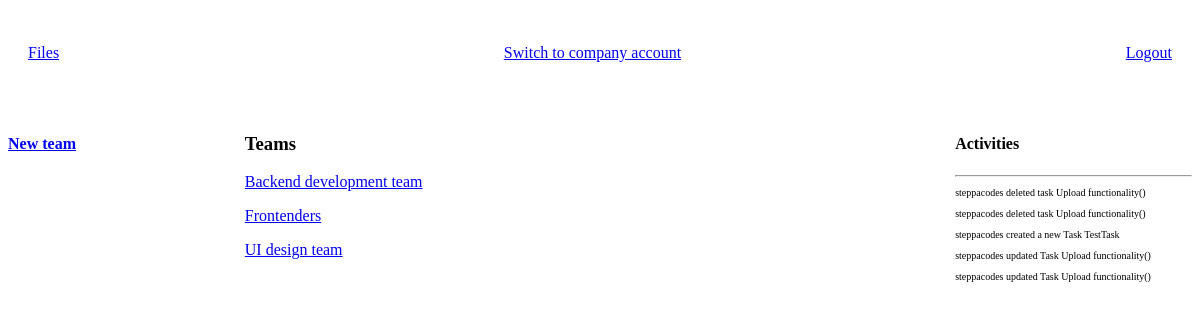
The page /teams/1 on the database as committed earlier.
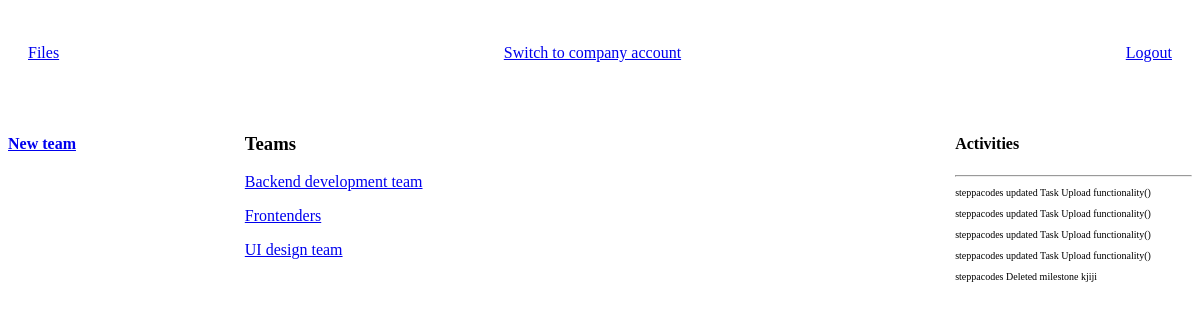
The same page on the database as committed later.
### manager/models.py (models this page shows, shortened)
class Team(models.Model):
    name = models.CharField(max_length=200)
    company = models.ForeignKey(Company, on_delete=models.CASCADE, default='')
    head = models.OneToOneField("Worker", default= None ,related_name="head",on_delete=models.SET_NULL, null=True, blank=True)
    updated_by = models.ForeignKey(CostumUser, related_name="update_team", on_delete=models.CASCADE, null=True, blank=True)
    class Meta:
        verbose_name = "Team"
        verbose_name_plural = "Teams"

### project_manager/models.py (models this page shows, shortened)
class Data(models.Model):
    name = models.CharField(max_length=200, default =None, null=True,blank=True)
    user = models.ForeignKey(CostumUser, on_delete=models.CASCADE,null=True,blank=True)
    project = models.ForeignKey(Project, on_delete=models.SET_NULL, null=True, blank=True)
    milestone = models.ForeignKey(MileStone, on_delete=models.SET_NULL, null=True, blank=True)
    team = models.ForeignKey(Team, on_delete=models.SET_NULL, null=True,blank=True,default=None)
    task = models.ForeignKey(Task, on_delete=models.SET_NULL, null=True, blank=True)
    company = models.ForeignKey(Company,null=True,blank=True, on_delete=models.CASCADE)
    class Meta:
        abstract = True

class Activity(Data):
    message = models.CharField(max_length=2000, default= "New Activity")
    created_at = models.DateTimeField(auto_now_add=True)
    class Meta:
        ordering = ['-created_at']
        verbose_name = "Activity"
        verbose_name_plural = "Activities"

### users/models.py (models this page shows)
class CostumUser(AbstractUser):
    in_company = models.BooleanField(default=False)

### manager/views.py (the view)
# urls.py: path('teams/<str:id>', teams,name='teams'),
def teams(request,id):
    company = Company.objects.get(id=id)
    teams = company.team_set.all()
    activities = company.activity_set.all()[:5]
    context = {'teams': teams,
               'activities':activities
               }
    return render(request,'manager/teams.html', context)

### manager/templates/manager/teams.html (shortened to what this page needs)
{% extends 'base.html' %}
{% block content %}
<div class='teams-container'>
    <div>
        <h4><a href="{% url 'create-team' %}">New team</a></h4>
    </div>
    <div>
        <h3>Teams</h3>
        {% for team in teams %}
            <p><a href="{% url 'team-dashboard' team.id %}">{{team.name}}</a></p>
        {% endfor %}
    </div>
    <div>
        <div>
            <h4>Activities</h4><hr>
            {% include 'manager/activities.html' %}
        </div>
    </div>
</div>
{% endblock %}

### templates/base.html (shortened to what this page needs)
{% load static %}
<html lang="en">
    <head>
    </head>
    <body>
        <ul style='display: flex ; justify-content : space-between ; list-style-type: none ;padding:20px;'>
            <li><p><a href='{% url "files" %}'>Files</a></p> </li>
            <li><p><a href='{% url "switch-account" %}'>
                {% if request.user.in_company %}
                    Switch to personal account
                {% else %}
                    Switch to company account
                {% endif %}
            </a></p> </li>
            <li><p><a href='{% url "logout" %}'>Logout</a></p></li>
        </ul>
        {% block content %}
        {% endblock content %}
    </body>
</html>

### manager/templates/manager/activities.html (shortened to what this page needs)
{% for activity in activities  %}
<p class='activity-stat'><span class='activity-user'>{{activity.user.username}}</span>
    {{activity.message}} <span class='activity-reciever'> {{activity.name}}
{% endfor %}

### manager/templates/manager/teams.html (style rules this page uses)
.teams-container { display: grid; grid-template-columns: 1fr 3fr 1fr; }

### manager/templates/manager/activities.html (style rules this page uses)
.activity-stat { font-size: 10px ; spacing: 1em ; }

Rows that differ between the two databases and show on the page:
no longer on this page (row unchanged): Activity: user.username "steppacodes", message "deleted task", name "Upload functionality()"
no longer on this page (row unchanged): Activity: user.username "steppacodes", message "deleted task", name "Upload functionality()"
no longer on this page (row unchanged): Activity: user.username "steppacodes", message "created a new Task", name "TestTask"
added Activity: user.username "steppacodes", message "updated Task", name "Upload functionality()"
added Activity: user.username "steppacodes", message "updated Task", name "Upload functionality()"
added Activity: user.username "steppacodes", message "Deleted milestone", name "kjiji"
